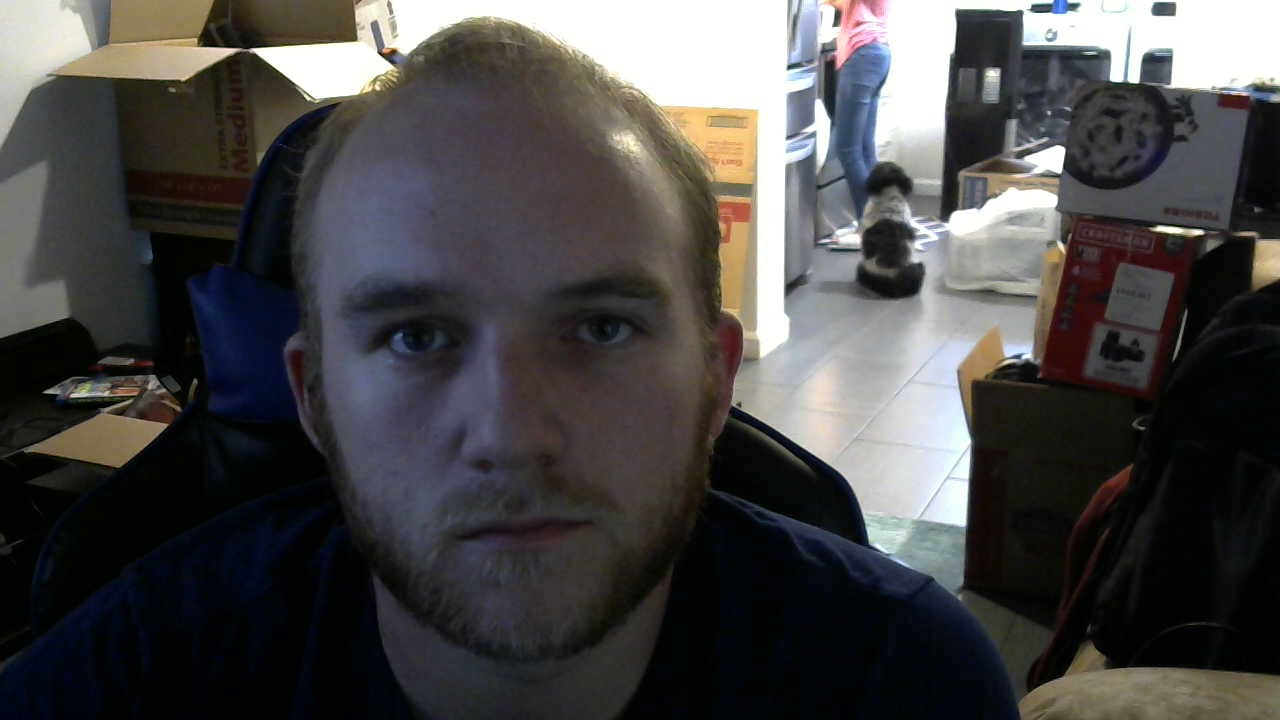
#> input picture Resources/Dylan.jpg, 1280 x 720 px
$ python Chapter2.py
#> lines starting #> are read from the running program, lines starting #| are printed output that depends on the picture; after the words box and inside, x2 and y2 are one past the last pixel; in counts of white or black regions, pixels touching at a corner belong together
import cv2
import numpy as np

image = cv2.imread("Resources/Dylan.jpg")
#> image is the input picture: shape (720, 1280, 3); mean B, G, R 72.1, 72.2, 73.9
kernel = np.ones((5, 5), np.uint8)

imageGray = cv2.cvtColor(image, cv2.COLOR_BGR2GRAY)  # converts the imported image to gray scale
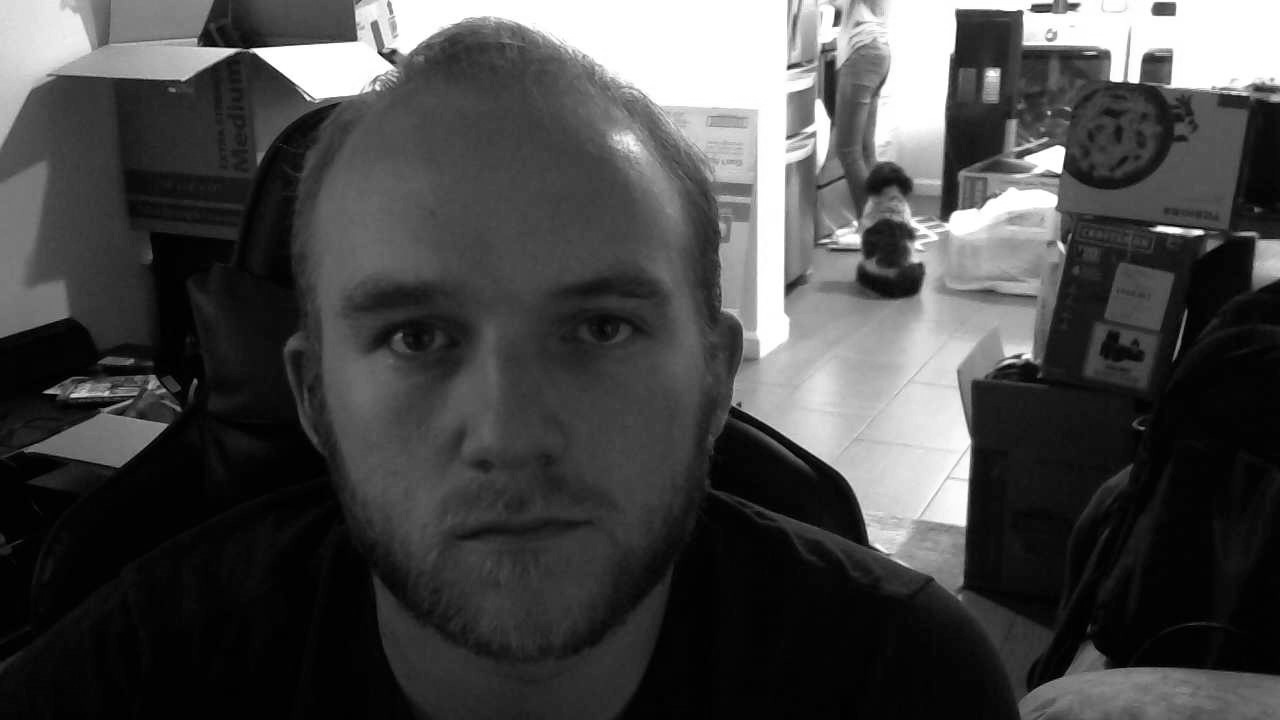
#> imageGray: shape (720, 1280); min 0, max 255, mean 72.7
imageBlur = cv2.GaussianBlur(imageGray, (11, 11), 0)  # must be odd numbers
imageCanny = cv2.Canny(image, 100, 200)
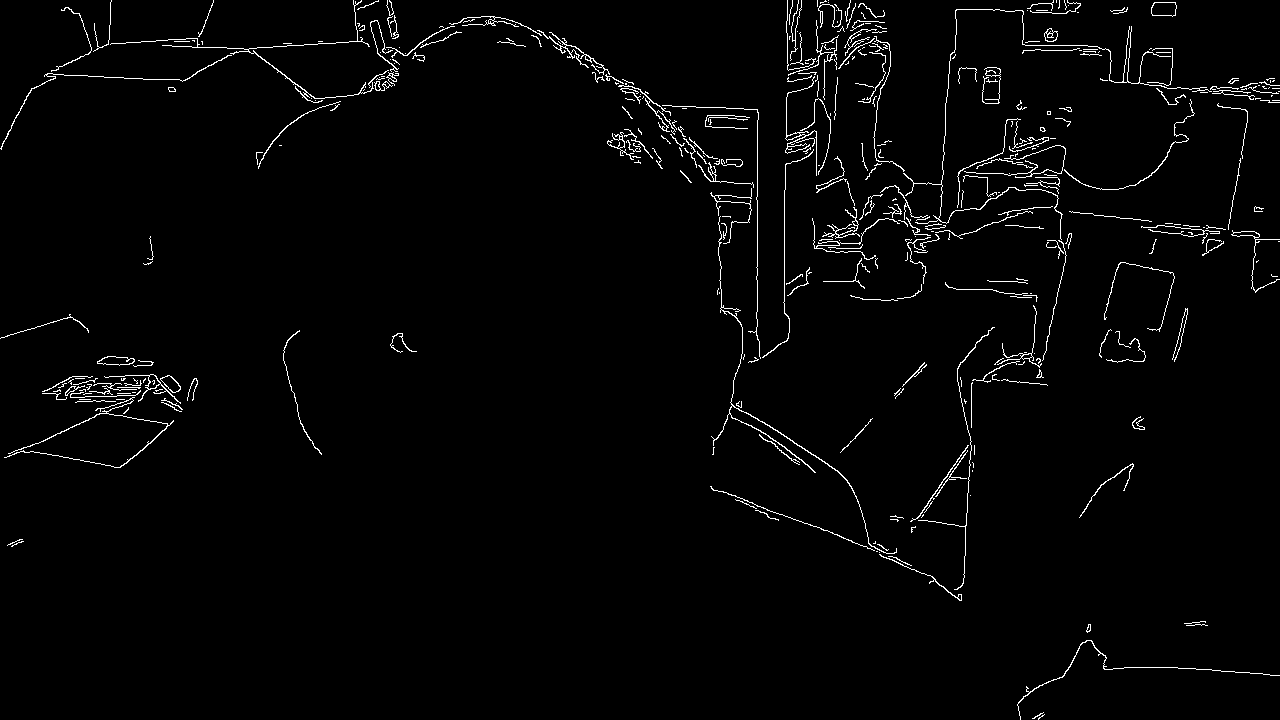
#> imageCanny: shape (720, 1280); 2.1% white in thin lines or dots
imageDialation = cv2.dilate(imageCanny, kernel, iterations=1)  # changes thickness of white lines from the canny
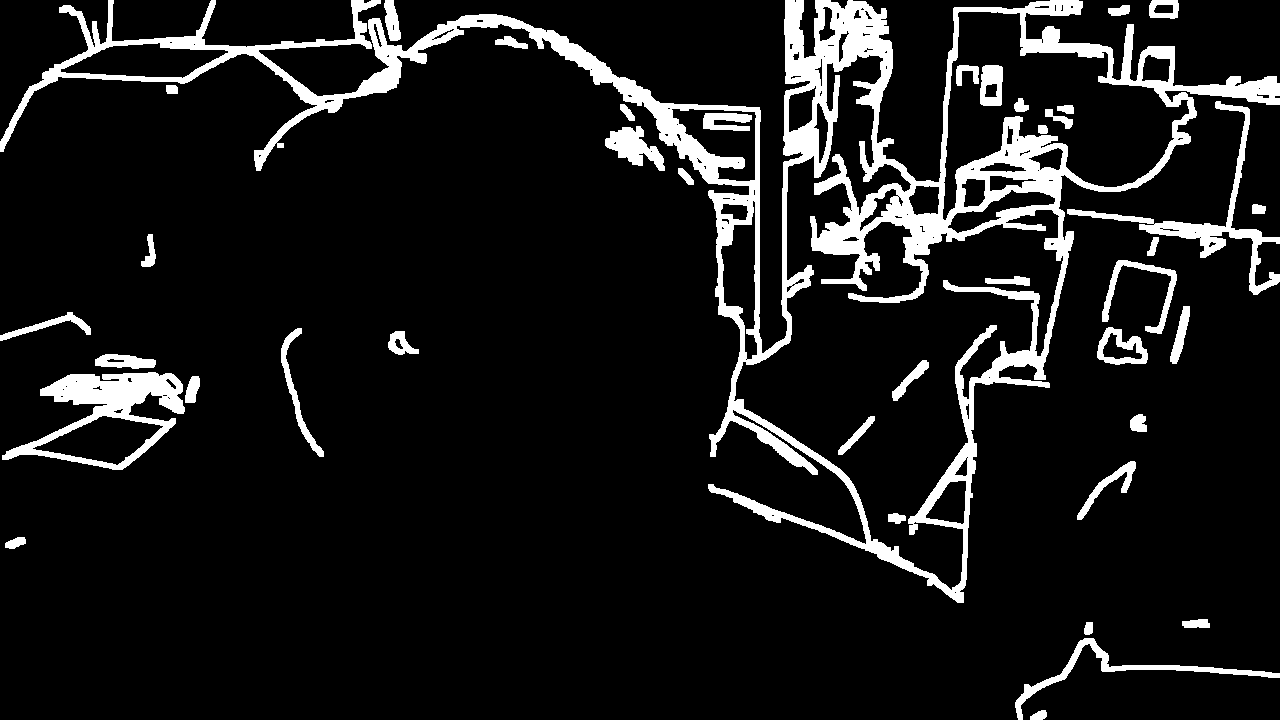
#> imageDialation: shape (720, 1280); 9.9% white; 40 white regions, largest, box (x1, y1, x2, y2) and area: (0, 0, 1280, 603) 65337, (2, 372, 185, 470) 6202, (1067, 101, 1280, 295) 3752
imageEroded = cv2.erode(imageDialation, kernel, iterations=1)
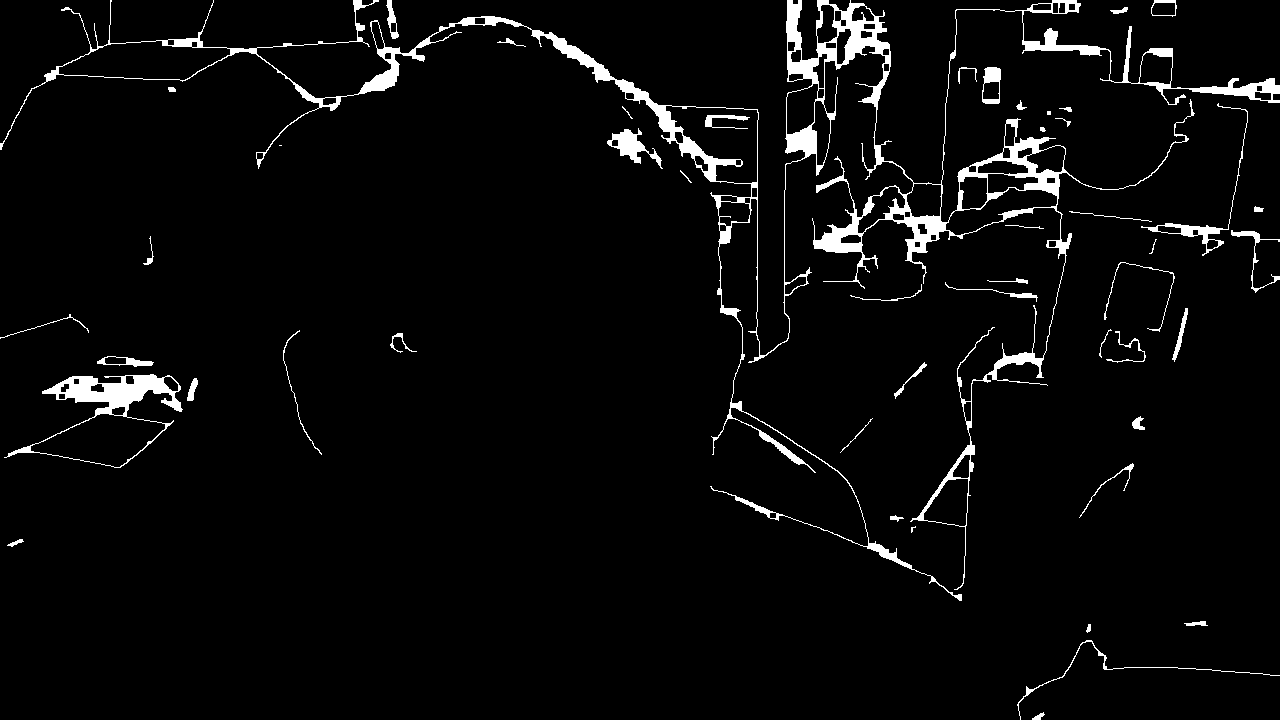
#> imageEroded: shape (720, 1280); 3.9% white; 49 white regions (3 under 20 px), largest, box (x1, y1, x2, y2) and area: (0, 0, 1280, 601) 25889, (4, 374, 183, 468) 3199, (1141, 103, 1248, 256) 780

# cv2.imshow("Gray Image", imageGray)
# cv2.imshow("Blur Image", imageBlur)
cv2.imshow("Canny Image", imageCanny)
cv2.imshow("Dilation Image", imageDialation)
cv2.imshow("Eroded Image", imageEroded)
cv2.waitKey(0)  # waits forever....
